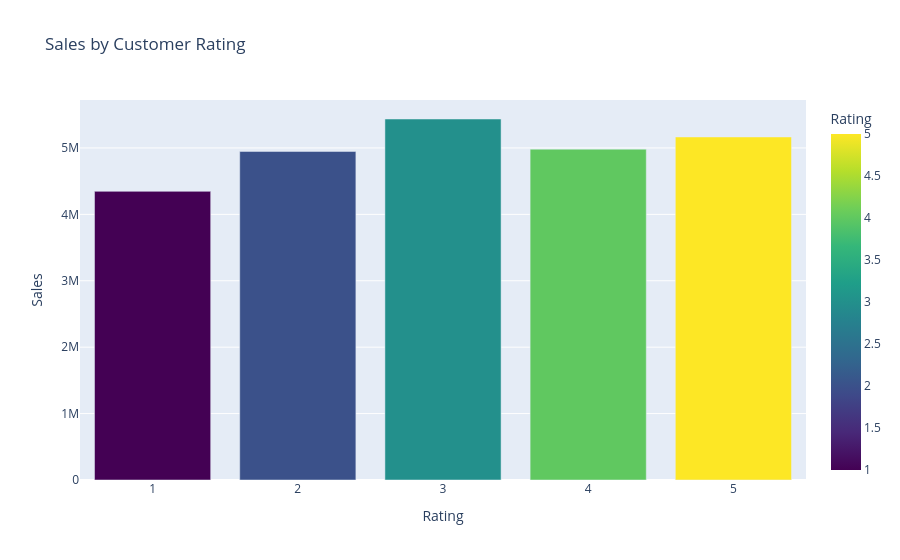

This figure's notebook cell:
### Code cell
rating = df.groupby('Rating')['Sales'].sum().reset_index()
fig = px.bar(rating,
             x='Rating',
             y='Sales',
             title='Sales by Customer Rating',
             color='Rating',
             color_continuous_scale='Viridis')
fig.show()
print("Rating analysis done!")

### Figure 1 — Plotly figure (JSON) as saved in the notebook; plotly's stock layout.template omitted (floating-point values rounded to 4 significant figures)
{"data": [{"hovertemplate": "Rating=%{marker.color}<br>Sales=%{y}<extra></extra>", "legendgroup": "", "marker": {"color": [1.0, 2.0, 3.0, 4.0, 5.0], "coloraxis": "coloraxis", "pattern": {"shape": ""}}, "name": "", "orientation": "v", "showlegend": false, "textposition": "auto", "type": "bar", "x": [1.0, 2.0, 3.0, 4.0, 5.0], "xaxis": "x", "y": [4347000.0, 4947000.0, 5436000.0, 4982000.0, 5166000.0], "yaxis": "y"}], "layout": {"barmode": "relative", "coloraxis": {"colorbar": {"title": {"text": "Rating"}}, "colorscale": [[0, "#440154"], [0.1111, "#482878"], [0.2222, "#3e4989"], [0.3333, "#31688e"], [0.4444, "#26828e"], [0.5556, "#1f9e89"], [0.6667, "#35b779"], [0.7778, "#6ece58"], [0.8889, "#b5de2b"], [1, "#fde725"]]}, "legend": {"tracegroupgap": 0}, "title": {"text": "Sales by Customer Rating"}, "xaxis": {"anchor": "y", "domain": [0, 1], "title": {"text": "Rating"}}, "yaxis": {"anchor": "x", "domain": [0, 1], "title": {"text": "Sales"}}}}
